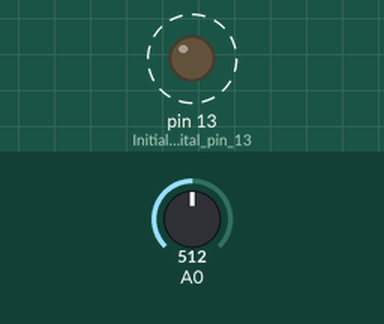
A sketch run on a simulated Arduino Uno, built with avr-gcc and run on an emulated ATmega328P. Parts: output pins drawn as LEDs (lit = HIGH). Dashed ring = blinking. The test bench sets the inputs (shaded band); at power-on: A0 = 512. What the sketch prints to the serial monitor is not drawn.

Above: at 1.2 s.
1.3 s: A0 set to 716
3.1 s: A0 set to 900
Timing chart, 0 to 10.8 s (numbered marks = the images above; inputs shaded):
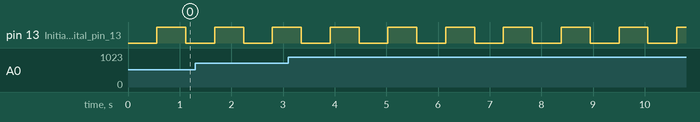

Measured:
- by itself, pin 13 (Initialize_digital_pin_13): alternates HIGH for 0.56 s and LOW for 0.56 s

The sketch:

heartbeat_stream.ino
```cpp
// Heartbeat: Stream analog A0 values as uint8 bytes, while blinking the built-in LED (D13)
//  - Connect D13 to A0

// Heartbeat parameters
int pulse_rate = 2;                       // Specify pulse rate (Hz)
int count_per_pulse = 1000 / pulse_rate;  // Number of counts (1 ms ticks) per pulse transition
int counter = 0;                          // Tick counter
bool pulse_state = false;                 // Pulse state (high/low)

void setup() {
  Serial.begin(115200);                   // Start serial port
  pinMode(13, OUTPUT);                    // Initialize digital pin 13 (the LED) as an output.
}

void loop() {

  // Analog Stream
  int value = analogRead(A0);             // Measure (0–1023)
  uint8_t scaled = value >> 2;            // Convert to 0–255
  Serial.write(scaled);                   // Send one raw byte
  delayMicroseconds(1000);                // Limit sample rate (~1 ms per sample)

  // Heartbeat
  if (counter < count_per_pulse)
  {
    counter++;                            // Increment counter
  }
  else
  {
    pulse_state = !pulse_state;           // Toggle pulse state
    digitalWrite(13, pulse_state);        // Toggle LED
    counter = 0;                          // Reset counter
  }
}
```
